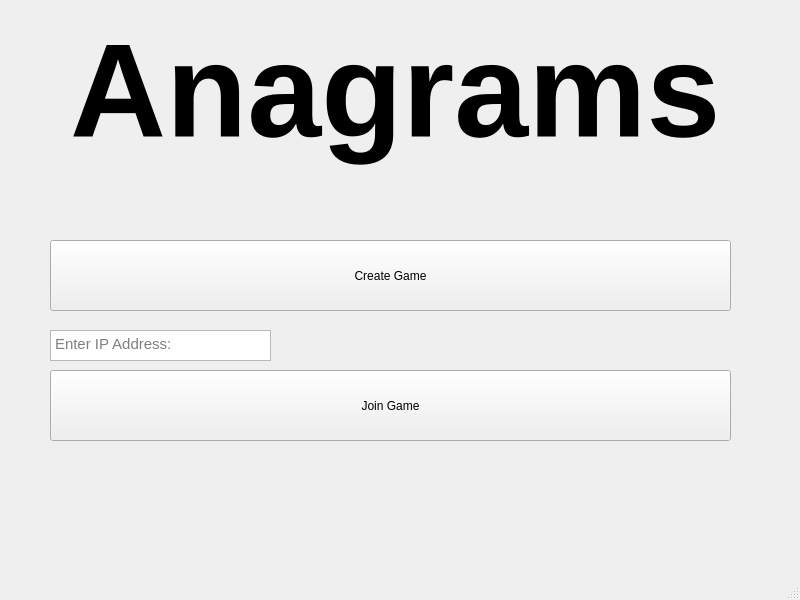
<?xml version="1.0" encoding="UTF-8"?>
<ui version="4.0">
 <class>MainWindow</class>
 <widget class="QMainWindow" name="MainWindow">
  <property name="geometry">
   <rect>
    <x>0</x>
    <y>0</y>
    <width>800</width>
    <height>600</height>
   </rect>
  </property>
  <property name="windowTitle">
   <string>Anagrams</string>
  </property>
  <widget class="QWidget" name="centralwidget">
   <widget class="QLabel" name="label">
    <property name="geometry">
     <rect>
      <x>70</x>
      <y>0</y>
      <width>701</width>
      <height>181</height>
     </rect>
    </property>
    <property name="font">
     <font>
      <pointsize>100</pointsize>
      <bold>true</bold>
     </font>
    </property>
    <property name="text">
     <string>Anagrams</string>
    </property>
   </widget>
   <widget class="QPushButton" name="createGameButton">
    <property name="geometry">
     <rect>
      <x>50</x>
      <y>240</y>
      <width>681</width>
      <height>71</height>
     </rect>
    </property>
    <property name="text">
     <string>Create Game</string>
    </property>
   </widget>
   <widget class="QPushButton" name="joinGameButton">
    <property name="geometry">
     <rect>
      <x>50</x>
      <y>370</y>
      <width>681</width>
      <height>71</height>
     </rect>
    </property>
    <property name="text">
     <string>Join Game</string>
    </property>
   </widget>
   <widget class="QTextEdit" name="inputIPAddress">
    <property name="geometry">
     <rect>
      <x>50</x>
      <y>330</y>
      <width>221</width>
      <height>31</height>
     </rect>
    </property>
    <property name="font">
     <font>
      <pointsize>11</pointsize>
     </font>
    </property>
    <property name="statusTip">
     <string/>
    </property>
    <property name="placeholderText">
     <string>Enter IP Address:</string>
    </property>
   </widget>
  </widget>
  <widget class="QMenuBar" name="menubar">
   <property name="geometry">
    <rect>
     <x>0</x>
     <y>0</y>
     <width>800</width>
     <height>21</height>
    </rect>
   </property>
  </widget>
  <widget class="QStatusBar" name="statusbar"/>
 </widget>
 <resources/>
 <connections/>
</ui>
